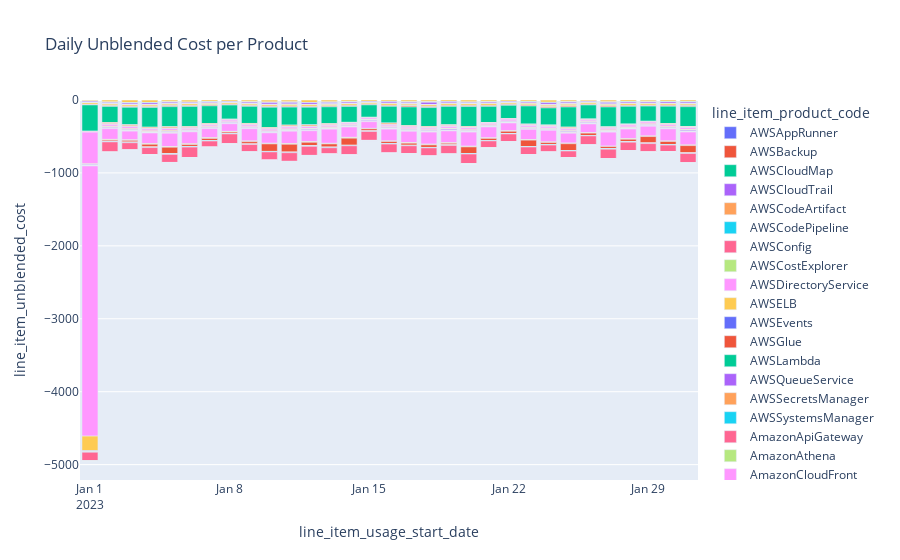

The notebook cell this image was saved under:
### Code cell
# Daily Unblended Cost per Product
df["line_item_usage_start_date"] = pd.to_datetime(df["line_item_usage_start_date"])
daily_cost_per_product = df.groupby([df["line_item_usage_start_date"].dt.date, "line_item_product_code"])["line_item_unblended_cost"].sum().reset_index()
fig = px.bar(daily_cost_per_product, x="line_item_usage_start_date", y="line_item_unblended_cost", color="line_item_product_code", title="Daily Unblended Cost per Product")
description = "This report shows the daily unblended cost for each AWS product."
fig.show()
